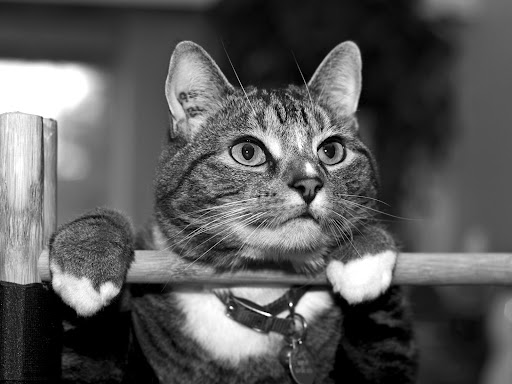
#> input picture Lab_3/grayscaleCat.jpg, 512 x 384 px, found by its file name
$ python samplingNQuantization.py
#> lines starting #> are read from the running program, lines starting #| are printed output that depends on the picture
from PIL import Image
import cv2
import numpy as np

img = cv2.imread("D:\APU Stuff\Bachelor of Computer Science (Intelligent Systems) [APD2F2202CS(IS)]\Semester 2\Imaging & Special Effects [CT029-3-2-ISE]\Mine\Labs\Lab_3\grayscaleCat.jpg",0)
#> img is the input picture: shape (384, 512); min 0, max 255, mean 88.5
#before
cv2.imshow("original image", img)
print('Image size:', img.size)
#| Image size: 196608
print('Image shape:', img.shape)
#| Image shape: (384, 512)

#create sampling
[m, n] = img.shape
#> m = 384; n = 512
sampleRate = 5
img_array = np.zeros((m//sampleRate, n//sampleRate), dtype=np.int8)

#Using numpy
#As numpy is for statistics and others, thus it works more as editing directly from the rows and columns
#If sizing up, the codes will increase the numbers of rows and columns
#If sizing down, the codes will decrease the numbers of rows and columns
sampling_array = img_array
for i in range(0, m, sampleRate):
    for j in range(0, n, sampleRate):
        try:
            sampling_array[i//sampleRate][j//sampleRate] = img[i][j]
        except:
            pass
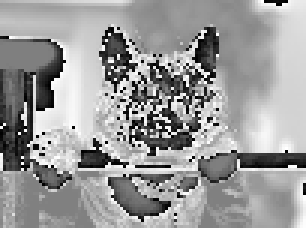
#> sampling_array: shape (76, 102) int8 (shown 3 times larger); min -128, max 127, mean 26.1; drawn with min black and max white
print('Down Sampled (reduce quality):')
sampling_image=Image.fromarray(sampling_array)
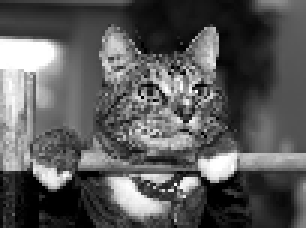
#> sampling_image: PIL image 102x76 I (shown 3 times larger); min 0, max 255, mean 89.5
sampling_image.show()

#Here, its using openCV
#Since it deals with images, with built-in functions
#Thus, we need to only call the function
# Image up sampling
upSample = cv2.pyrUp(img)
# Display images
cv2.imshow('Image Up Sampling', upSample)
cv2.waitKey()
cv2.destroyAllWindows()

#Similarly, this uses pillow
#Calling the function would also be able to achieve what we want
print("Apply Quantization")
quantizeImage50=Image.fromarray(img) #from array back to image
quantizeImage50.quantize(25)
quantizeImage50.show()

quantizeImage100=Image.fromarray(img)
quantizeImage100.quantize(100)
quantizeImage100.show()

quantizeImage200=Image.fromarray(img)
quantizeImage200.quantize(200)
quantizeImage200.show()
